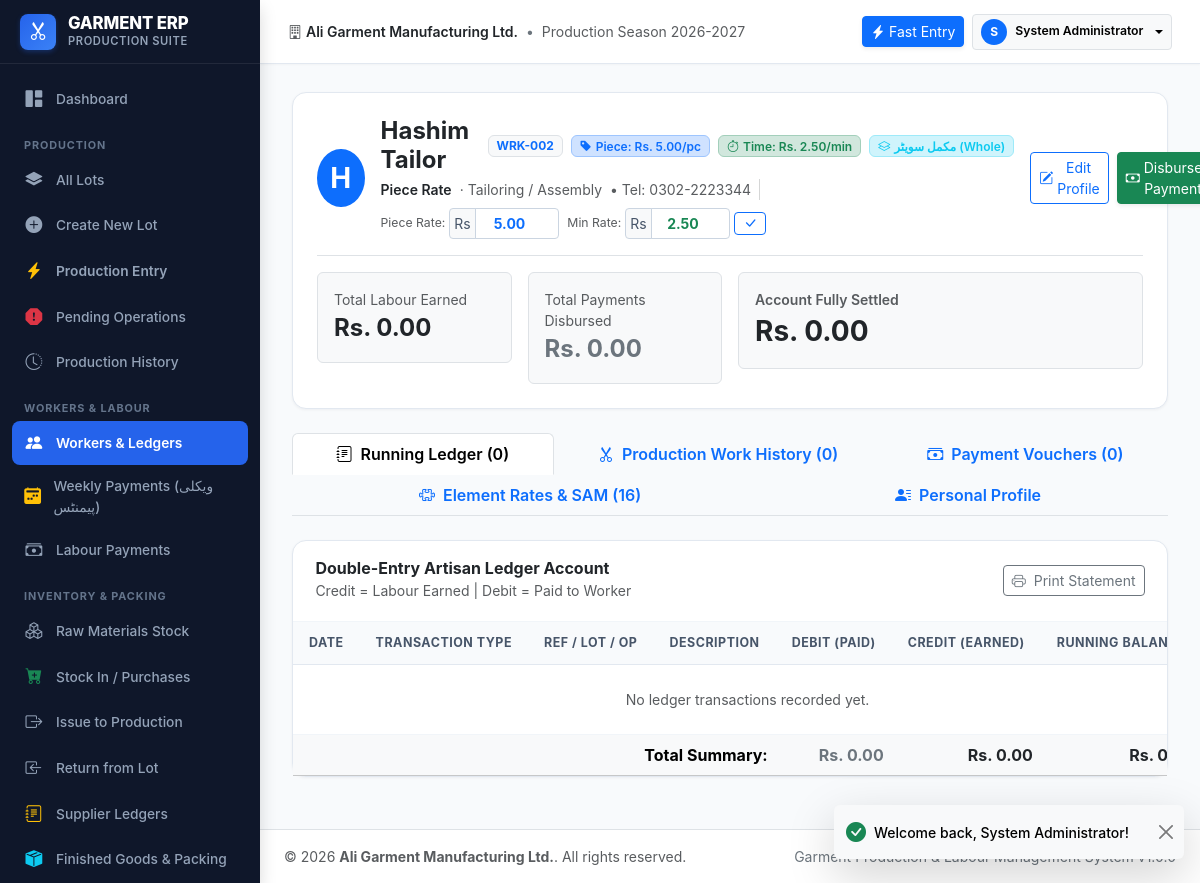
Page /modules/workers/view.php?id=2 (signed in) on the committed database.
### tables this page shows
CREATE TABLE `users` (
    `id` INT AUTO_INCREMENT PRIMARY KEY,
    `username` VARCHAR(50) NOT NULL UNIQUE,
    `password_hash` VARCHAR(255) NOT NULL,
    `full_name` VARCHAR(100) NOT NULL,
    `role_id` INT NOT NULL,
    `phone` VARCHAR(30) NULL,
    `email` VARCHAR(100) NULL,
    `is_active` TINYINT(1) NOT NULL DEFAULT 1,
    `created_at` DATETIME NOT NULL DEFAULT CURRENT_TIMESTAMP,
    `updated_at` DATETIME NOT NULL DEFAULT CURRENT_TIMESTAMP ON UPDATE CURRENT_TIMESTAMP,
    FOREIGN KEY (`role_id`) REFERENCES `roles`(`id`)
);

CREATE TABLE `workers` (
    `id` INT AUTO_INCREMENT PRIMARY KEY,
    `code` VARCHAR(40) NOT NULL UNIQUE,
    `name` VARCHAR(120) NOT NULL,
    `phone` VARCHAR(40) NULL,
    `address` TEXT NULL,
    `cnic` VARCHAR(30) NULL,
    `worker_type` VARCHAR(50) NOT NULL DEFAULT 'Piece Rate',
    `department_id` INT NULL,
    `default_rate` DECIMAL(12,2) NOT NULL DEFAULT 0.00,
    `rate_per_minute` DECIMAL(8,2) NOT NULL DEFAULT 2.50,
    `joining_date` DATE NULL,
    `opening_balance` DECIMAL(14,2) NOT NULL DEFAULT 0.00,
    `notes` TEXT NULL,
    `is_active` TINYINT(1) NOT NULL DEFAULT 1,
    `created_at` DATETIME NOT NULL DEFAULT CURRENT_TIMESTAMP,
    FOREIGN KEY (`department_id`) REFERENCES `departments`(`id`) ON DELETE SET NULL
);

CREATE TABLE `departments` (
    `id` INT AUTO_INCREMENT PRIMARY KEY,
    `code` VARCHAR(30) NOT NULL UNIQUE,
    `name` VARCHAR(100) NOT NULL,
    `description` TEXT NULL,
    `is_active` TINYINT(1) NOT NULL DEFAULT 1
);

### modules/workers/view.php (the view, shortened to what the rows shown need)
<?php
require_once __DIR__ . '/../../config/config.php';
require_once __DIR__ . '/../../config/auth.php';
require_login();
$workerId = (int)($_GET['id'] ?? $_GET['worker_id'] ?? 0);
$db = get_db();
$stmt = $db->prepare("SELECT w.*, dep.name AS department_name
                      FROM workers w
                      LEFT JOIN departments dep ON w.department_id = dep.id
                      WHERE w.id = ?");
$stmt->execute([$workerId]);
$worker = $stmt->fetch();
require_once __DIR__ . '/../../includes/header.php';
?>
<div class="app-main">
    <?php require_once __DIR__ . '/../../includes/topbar.php'; ?>
    <div class="app-content">
        <div class="card-modern mb-4">
            <div class="card-modern-body p-4">
                <div class="d-flex flex-column flex-md-row justify-content-between align-items-md-center gap-3 pb-3 border-bottom mb-3">
                    <div class="d-flex align-items-center gap-3">
                        <div class="bg-primary text-white rounded-circle d-flex align-items-center justify-content-center fw-bold fs-3" style="width: 58px; height: 58px;">
                            <?= strtoupper(substr($worker['name'], 0, 1)) ?>
                        </div>
                        <div>
                            <div class="d-flex align-items-center gap-2">
                                <h4 class="fw-bold text-dark mb-0"><?= clean($worker['name']) ?></h4>
                                <span class="badge bg-light text-primary border fw-bold"><?= clean($worker['code']) ?></span>
                                <?php if ($worker['worker_type'] === 'Daily Wage'): ?>
                                    <span class="badge bg-primary-subtle text-primary border border-primary-subtle px-2 py-1 small fw-semibold" title="Daily Wage Rate">
                                        <i class="bi bi-calendar-check me-1"></i>Daily Wage: Rs. <?= number_format($worker['default_rate'] ?? 0.00, 2) ?>/day
                                    </span>
                                <?php elseif ($worker['worker_type'] === 'Monthly Salary'): ?>
                                    <span class="badge bg-primary-subtle text-primary border border-primary-subtle px-2 py-1 small fw-semibold" title="Monthly Salary">
                                        <i class="bi bi-calendar3 me-1"></i>Salary: Rs. <?= number_format($worker['default_rate'] ?? 0.00, 2) ?>/mo
                                    </span>
                                <?php else: ?>
                                    <span class="badge bg-primary-subtle text-primary border border-primary-subtle px-2 py-1 small fw-semibold" title="Default Piece Rate">
                                        <i class="bi bi-tag-fill me-1"></i>Piece: Rs. <?= number_format($worker['default_rate'] ?? 0.00, 2) ?>/pc
                                    </span>
                                <?php endif; ?>
                                <span class="badge bg-success-subtle text-success border border-success-subtle px-2 py-1 small fw-semibold" title="Standard Minute Rate">
                                    <i class="bi bi-stopwatch me-1"></i>Time: Rs. <?= number_format($worker['rate_per_minute'] ?? 2.50, 2) ?>/min
                                </span>
                                <?php if (($worker['rate_basis'] ?? 'whole_sweater') === 'element_wise'): ?>
                                    <span class="badge bg-dark-subtle text-dark border px-2 py-1 small fw-semibold" title="Rate & Production Basis">
                                        <i class="bi bi-puzzle me-1"></i>اعضاء وار (Elements)
                                    </span>
                                <?php else: ?>
                                    <span class="badge bg-info-subtle text-info border border-info-subtle px-2 py-1 small fw-semibold" title="Rate & Production Basis">
                                        <i class="bi bi-layers me-1"></i>مکمل سویٹر (Whole)
                                    </span>
                                <?php endif; ?>
                            </div>
                            <div class="text-muted small mt-1 d-flex flex-wrap align-items-center gap-2">
                                <span class="fw-semibold text-dark"><?= clean($worker['worker_type']) ?></span>
                                <span>· <?= clean($worker['department_name'] ?? 'General') ?></span>
                                <?php if ($worker['phone']): ?>
                                    <span>• Tel: <?= clean($worker['phone']) ?></span>
                                <?php endif; ?>
                                <form method="POST" action="" class="d-inline-flex flex-wrap align-items-center gap-1">
                                    <span class="small text-muted"><?= $worker['worker_type'] === 'Daily Wage' ? 'Daily Wage:' : ($worker['worker_type'] === 'Monthly Salary' ? 'Salary:' : 'Piece Rate:') ?></span>
                                    <div class="input-group input-group-sm" style="width: 110px;">
                                        <span class="input-group-text py-0 px-1 bg-light small">Rs</span>
                                        <input type="number" name="default_rate" class="form-control form-control-sm text-center fw-bold text-primary py-0" step="any" min="0" value="<?= number_format($worker['default_rate'] ?? 0.00, 2) ?>">
                                    </div>
                                    <span class="small text-muted ms-1">Min Rate:</span>
                                    <div class="input-group input-group-sm" style="width: 105px;">
                                        <span class="input-group-text py-0 px-1 bg-light small">Rs</span>
                                        <input type="number" name="rate_per_minute" class="form-control form-control-sm text-center fw-bold text-success py-0" step="any" min="0" value="<?= number_format($worker['rate_per_minute'] ?? 2.50, 2) ?>">
                                    </div>
                                    <button type="submit" class="btn btn-sm btn-outline-primary py-0 px-2" title="Save Rates">
                                    </button>
                                </form>
                            </div>
                        </div>
                    </div>
                </div>
            </div>
        </div>
        <div class="tab-content">
            <div class="tab-pane fade show active" id="tab-ledger">
                <div class="card-modern">
                    <div class="card-modern-body p-0">
                        <div class="table-responsive">
                            <table class="table table-modern align-middle mb-0">
                                <thead>
                                    <tr>
                                        <th>Date</th>
                                        <th>Transaction Type</th>
                                        <th>Ref / Lot / Op</th>
                                        <th>Description</th>
                                        <th class="text-end">Debit (Paid)</th>
                                        <th class="text-end">Credit (Earned)</th>
                                        <th class="text-end">Running Balance</th>
                                    </tr>
                                </thead>
                            </table>
                        </div>
                    </div>
                </div>
            </div>
        </div>
    </div>
<?php require_once __DIR__ . '/../../includes/footer.php'; ?>

### includes/topbar.php (shortened to what the rows shown need)
<?php
$currentUser = current_user();
?>
<header class="app-topbar">
    <div class="d-flex align-items-center gap-2">
        <div class="dropdown">
            <button class="btn btn-sm btn-light border dropdown-toggle d-flex align-items-center gap-2" type="button" data-bs-toggle="dropdown" aria-expanded="false">
                <div class="bg-primary text-white rounded-circle d-flex align-items-center justify-content-center" style="width: 26px; height: 26px; font-size: 0.75rem; font-weight: 700;">
                    <?= strtoupper(substr($currentUser['full_name'] ?? 'U', 0, 1)) ?>
                </div>
                <span class="d-none d-md-inline fw-semibold small"><?= clean($currentUser['full_name'] ?? 'User') ?></span>
            </button>
        </div>
    </div>
</header>

### rows in the picture
users: full_name "S", full_name "System Administrator"
workers: name "H", name "Hashim Tailor", code "WRK-002", default_rate "5.00", rate_per_minute "2.50", worker_type "Piece Rate", department.name "Tailoring / Assembly", phone "0302-2223344"

### other values in the picture
get_setting('company_name', 'Garment ERP') "Ali Garment Manufacturing Ltd."
format_currency($totalCredit) "Rs. 0.00"
format_currency($totalDebit) "Rs. 0.00"
format_currency(abs($netBalance)) "Rs. 0.00"
count($ledgerEntries) "0"
count($workHistory) "0"
count($paymentsList) "0"
count($workerElementRates) "16"
format_currency(abs($netBalance)) "Rs.…"
